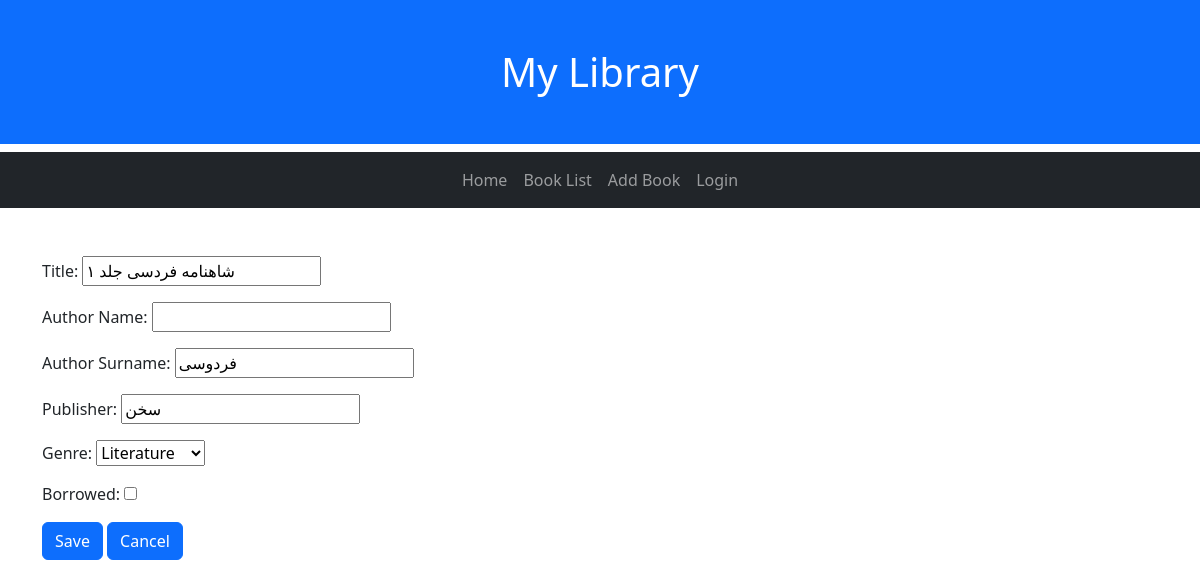
Page /3/EditPage on the committed database.
### library/models.py (models this page shows, shortened)
class Book(models.Model):
    title = models.CharField(max_length=100)
    author_name = models.CharField('Author Name',max_length=50, null = True, blank=True)
    author_surname = models.CharField('Author Surname',max_length=50)
    publisher = models.CharField(max_length=50, null=True, blank=True)
    genre = models.CharField(
        max_length = 20,
        choices = GENRE_CHOICES,
        default = 'Literature'
    )
    created = models.DateTimeField(auto_now_add=True)
    borrowed = models.BooleanField(default=False)
    class Meta:
        ordering = ['title']

### library/views.py (the view)
# urls.py: path('<int:pk>/EditPage', views.EditPage.as_view(), name = 'EditPage'),
class EditPage(UpdateView):
    model = Book
    fields = [
        "title",
        "author_name",
        "author_surname",
        "publisher",
        "genre",
        "borrowed",
    ]

### library/templates/library/book_form.html (shortened to what this page needs)
{% extends "library/master.html" %}
{% block content %}
<div class="container pt-5">
    <form method = 'POST' action = "">
        <div>
            {{form.as_p}}
            <input class="btn btn-primary" type = "submit" value = "Save">
            <a class="btn btn-primary" href ="{% url 'library:ListPage' %}" role="button">Cancel</a>
        </div>
    </form>
</div>
{% endblock %}

### rows in the picture
Book: title "شاهنامه فردسی جلد ۱", author_surname "فردوسی", publisher "سخن", genre "Literature"
